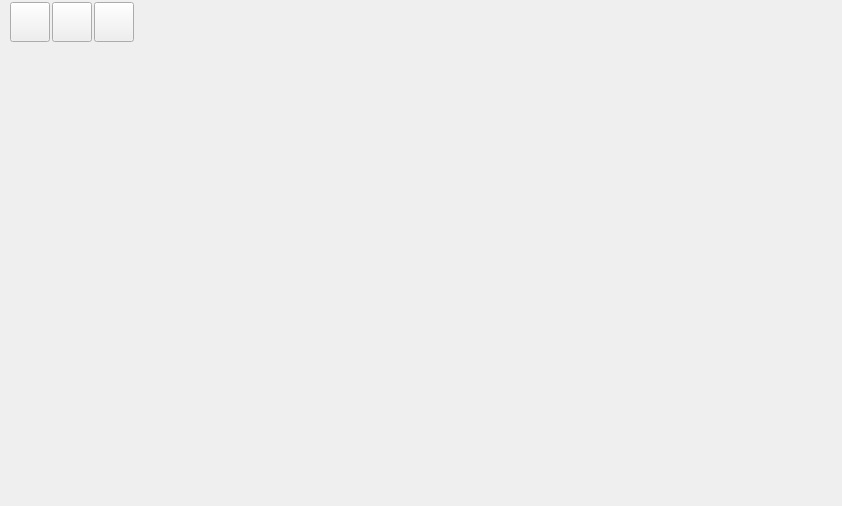
<?xml version="1.0" encoding="UTF-8"?>
<ui version="4.0">
 <class>frmflowClass</class>
 <widget class="QWidget" name="frmflowClass">
  <property name="geometry">
   <rect>
    <x>0</x>
    <y>0</y>
    <width>842</width>
    <height>506</height>
   </rect>
  </property>
  <property name="sizePolicy">
   <sizepolicy hsizetype="Preferred" vsizetype="Preferred">
    <horstretch>0</horstretch>
    <verstretch>0</verstretch>
   </sizepolicy>
  </property>
  <property name="minimumSize">
   <size>
    <width>500</width>
    <height>200</height>
   </size>
  </property>
  <property name="windowTitle">
   <string>Form</string>
  </property>
  <layout class="QVBoxLayout" name="verticalLayout">
   <property name="spacing">
    <number>0</number>
   </property>
   <property name="leftMargin">
    <number>0</number>
   </property>
   <property name="topMargin">
    <number>0</number>
   </property>
   <property name="rightMargin">
    <number>0</number>
   </property>
   <property name="bottomMargin">
    <number>0</number>
   </property>
   <item>
    <widget class="QWidget" name="widget" native="true">
     <property name="minimumSize">
      <size>
       <width>0</width>
       <height>40</height>
      </size>
     </property>
     <layout class="QHBoxLayout" name="horizontalLayout">
      <property name="spacing">
       <number>2</number>
      </property>
      <property name="leftMargin">
       <number>10</number>
      </property>
      <property name="topMargin">
       <number>2</number>
      </property>
      <property name="rightMargin">
       <number>2</number>
      </property>
      <property name="bottomMargin">
       <number>2</number>
      </property>
      <item>
       <widget class="QPushButton" name="btnRunOnce">
        <property name="sizePolicy">
         <sizepolicy hsizetype="Fixed" vsizetype="Fixed">
          <horstretch>0</horstretch>
          <verstretch>0</verstretch>
         </sizepolicy>
        </property>
        <property name="minimumSize">
         <size>
          <width>40</width>
          <height>40</height>
         </size>
        </property>
        <property name="maximumSize">
         <size>
          <width>42</width>
          <height>42</height>
         </size>
        </property>
        <property name="toolTip">
         <string>Once</string>
        </property>
        <property name="styleSheet">
         <string notr="true"/>
        </property>
        <property name="text">
         <string/>
        </property>
        <property name="icon">
         <iconset resource="../saribbonresouce.qrc">
          <normaloff>:/image/icon/images/Start.png</normaloff>:/image/icon/images/Start.png</iconset>
        </property>
        <property name="iconSize">
         <size>
          <width>32</width>
          <height>32</height>
         </size>
        </property>
        <property name="flat">
         <bool>false</bool>
        </property>
       </widget>
      </item>
      <item>
       <widget class="QPushButton" name="btnRunCycle">
        <property name="sizePolicy">
         <sizepolicy hsizetype="Fixed" vsizetype="Fixed">
          <horstretch>0</horstretch>
          <verstretch>0</verstretch>
         </sizepolicy>
        </property>
        <property name="minimumSize">
         <size>
          <width>40</width>
          <height>40</height>
         </size>
        </property>
        <property name="maximumSize">
         <size>
          <width>42</width>
          <height>42</height>
         </size>
        </property>
        <property name="toolTip">
         <string>Cycle</string>
        </property>
        <property name="styleSheet">
         <string notr="true"/>
        </property>
        <property name="text">
         <string/>
        </property>
        <property name="icon">
         <iconset resource="../saribbonresouce.qrc">
          <normaloff>:/image/icon/images/CirStart.png</normaloff>:/image/icon/images/CirStart.png</iconset>
        </property>
        <property name="iconSize">
         <size>
          <width>32</width>
          <height>32</height>
         </size>
        </property>
        <property name="flat">
         <bool>false</bool>
        </property>
       </widget>
      </item>
      <item>
       <widget class="QPushButton" name="btnStop">
        <property name="sizePolicy">
         <sizepolicy hsizetype="Fixed" vsizetype="Fixed">
          <horstretch>0</horstretch>
          <verstretch>0</verstretch>
         </sizepolicy>
        </property>
        <property name="minimumSize">
         <size>
          <width>40</width>
          <height>40</height>
         </size>
        </property>
        <property name="maximumSize">
         <size>
          <width>50</width>
          <height>50</height>
         </size>
        </property>
        <property name="toolTip">
         <string>Stop</string>
        </property>
        <property name="styleSheet">
         <string notr="true"/>
        </property>
        <property name="text">
         <string/>
        </property>
        <property name="icon">
         <iconset resource="../saribbonresouce.qrc">
          <normaloff>:/image/icon/images/Stop.png</normaloff>:/image/icon/images/Stop.png</iconset>
        </property>
        <property name="iconSize">
         <size>
          <width>32</width>
          <height>32</height>
         </size>
        </property>
        <property name="flat">
         <bool>false</bool>
        </property>
       </widget>
      </item>
      <item>
       <spacer name="horizontalSpacer">
        <property name="orientation">
         <enum>Qt::Horizontal</enum>
        </property>
        <property name="sizeHint" stdset="0">
         <size>
          <width>701</width>
          <height>20</height>
         </size>
        </property>
       </spacer>
      </item>
     </layout>
    </widget>
   </item>
   <item>
    <widget class="QStackedWidget" name="stackedWidget">
     <widget class="QWidget" name="page"/>
    </widget>
   </item>
  </layout>
 </widget>
 <resources>
  <include location="../saribbonresouce.qrc"/>
  <include location="../saribbonresouce.qrc"/>
 </resources>
 <connections/>
</ui>
